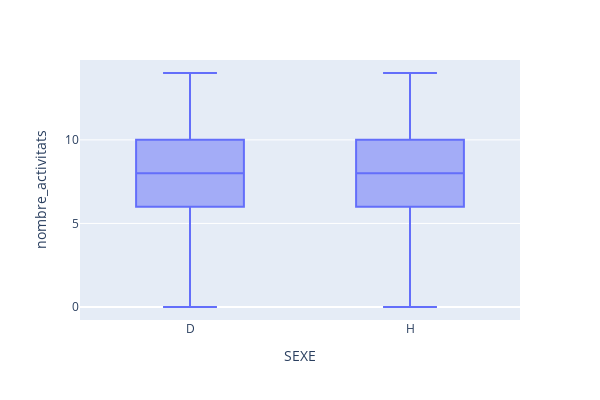

Write notebook code for a chart like this one.
### Code cell
#  actividades por sexo
fig = px.box(actividades_full, x='SEXE', y='nombre_activitats')
fig.update_layout(width=600, height=400)
fig.show()

### Figure 1 — Plotly figure (JSON) as saved in the notebook; plotly's stock layout.template omitted (floating-point values rounded to 4 significant figures; data arrays with more than 128 entries replaced by an {"elided": "..."} marker saying what was removed)
{"data": [{"alignmentgroup": "True", "hovertemplate": "SEXE=%{x}<br>nombre_activitats=%{y}<extra></extra>", "legendgroup": "", "marker": {"color": "#636efa"}, "name": "", "notched": false, "offsetgroup": "", "orientation": "v", "showlegend": false, "type": "box", "x": {"elided": "5078 str values"}, "x0": " ", "xaxis": "x", "y": {"elided": "5078 float values"}, "y0": " ", "yaxis": "y"}], "layout": {"boxmode": "group", "height": 400, "legend": {"tracegroupgap": 0}, "margin": {"t": 60}, "width": 600, "xaxis": {"anchor": "y", "domain": [0, 1], "title": {"text": "SEXE"}}, "yaxis": {"anchor": "x", "domain": [0, 1], "title": {"text": "nombre_activitats"}}}}
